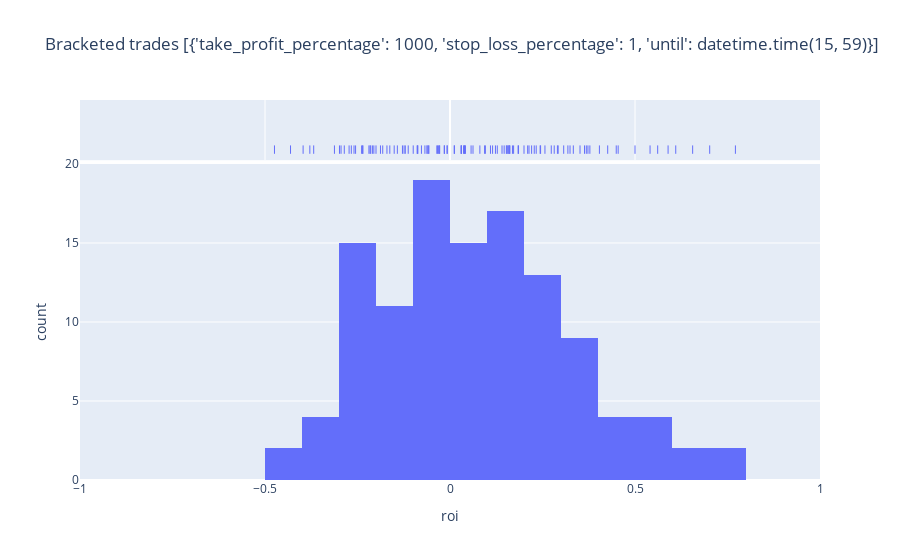
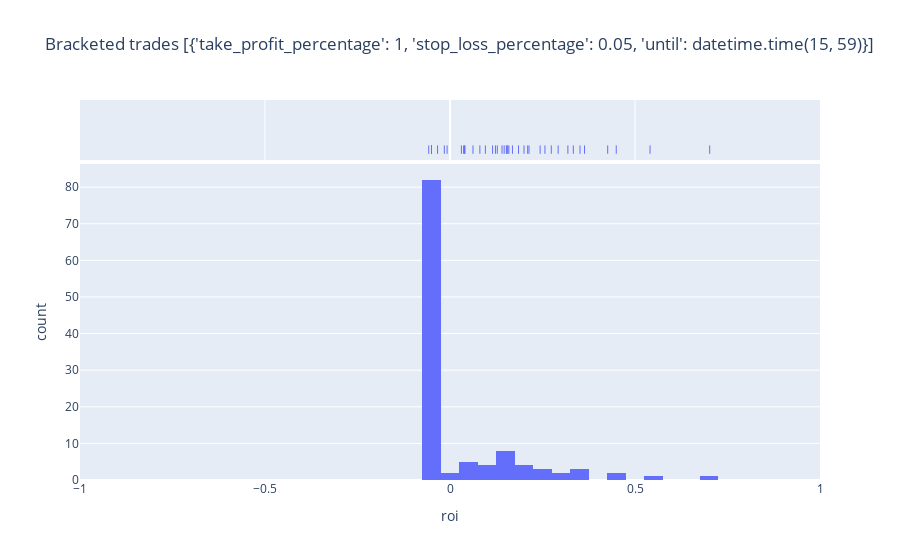
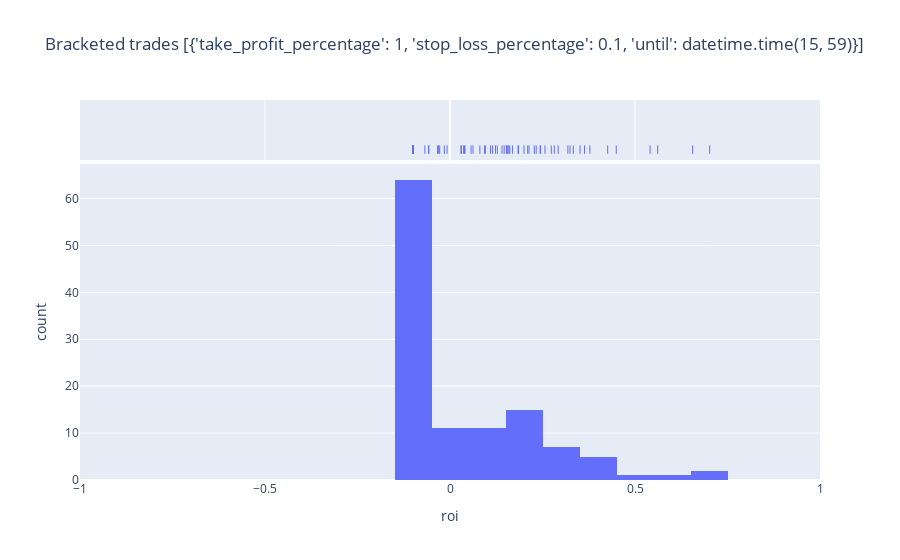
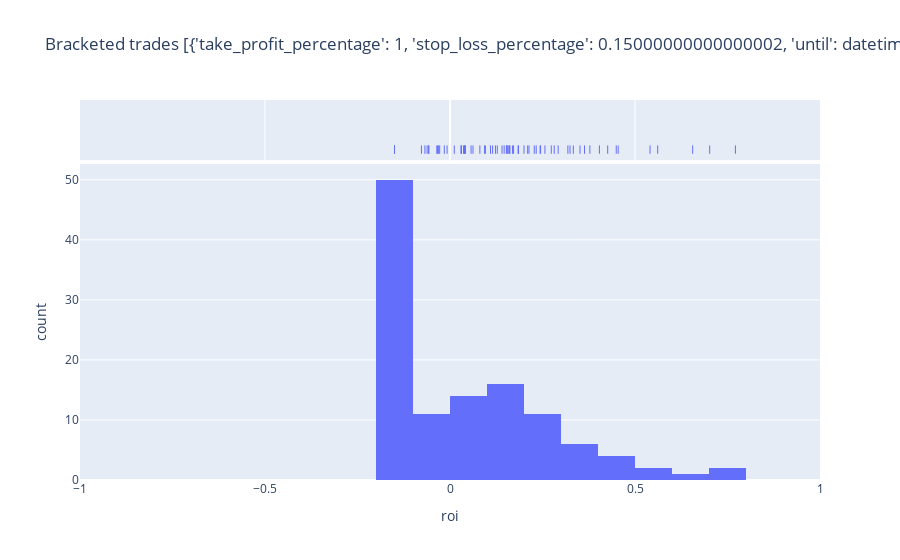

The notebook cell these images were saved under, in order:
### Code cell
import datetime
import typing
import collections
from src.backtest import brackets_historical

bracket_sets: list[list[brackets_historical.Bracket]] = [
    [{'take_profit_percentage': 1000, 'stop_loss_percentage': 1, 'until': datetime.time(15, 59)}],
]
# bracket_sets.extend(
#     typing.cast(list[brackets_historical.Bracket], [{'take_profit_percentage': 0.1 * i, 'stop_loss_percentage': 1, 'until': datetime.time(15, 59)}]) for i in range(1, 10)
# )
bracket_sets.extend(
    typing.cast(list[brackets_historical.Bracket], [{'take_profit_percentage': 1, 'stop_loss_percentage': 0.05 * i, 'until': datetime.time(15, 59)}]) for i in range(1, 10)
)


for bracket_set in bracket_sets:
    bracketed_trades = [brackets_historical.get_bracketed_trade(t, bracket_set) for t in trades]
    fig = px.histogram(
        pd.DataFrame(bracketed_trades),
        x='roi',
        title=f'Bracketed trades {bracket_set}',
        marginal='rug',
        range_x=[-1, 1],
    )
    fig.show()
    print("^^^", collections.Counter(t['is_win'] for t in bracketed_trades),
          sum(t['profit_loss'] for t in bracketed_trades))

### Figure 1 — Plotly figure (JSON) as saved in the notebook; plotly's stock layout.template omitted (floating-point values rounded to 4 significant figures)
{"data": [{"alignmentgroup": "True", "bingroup": "x", "hovertemplate": "roi=%{x}<br>count=%{y}<extra></extra>", "legendgroup": "", "marker": {"color": "#636efa", "pattern": {"shape": ""}}, "name": "", "offsetgroup": "", "orientation": "v", "showlegend": false, "type": "histogram", "x": [0.184, -0.0574, -0.2058, -0.2552, -0.2727, 0.2099, 0.5, -0.0874, -0.029, 0.0381, 0.1561, 0.0367, 0.5407, -0.0336, -0.3123, 0.2448, 0.3244, -0.0152, 0.2277, 0.5613, -0.0872, -0.2987, -0.1129, 0.0116, 0.7714, 0.2436, 0.1613, 0.1523, -0.1508, 0.0935, -0.2594, 0.3333, -0.2191, -0.2389, 0.0622, 0.6101, -0.1208, -0.0678, 0.0393, -0.0307, -0.1704, -0.2097, 0.2923, 0.233, 0.2817, 0.0118, -0.0619, -0.3788, -0.1879, 0.0404, 0.0417, 0.0308, -0.397, -0.431, 0.4038, -0.3684, -0.1818, 0.3684, -0.0575, -0.2857, 0.6558, -0.2667, 0.1688, 0.5894, -0.0079, 0.0302, 0.4493, -0.0356, -0.1423, 0.2903, 0.2, 0.4262, 0.1151, 0.4545, 0.1538, 0.3073, 0.1719, 0.3514, -0.0994, 0.0807, 0.1616, -0.2143, -0.0619, -0.2161, 0.1406, -0.0888, 0.1591, 0.057, 0.0304, 0.2566, 0.1592, 0.1094, 0.1464, 0.3728, 0.7019, -0.1241, -0.2945, -0.2, -0.1285, 0.2206, -0.0154, -0.4744, 0.378, 0.1278, 0.3186, 0.1228, 0.1852, -0.0772, -0.0279, 0.2135, -0.1627, -0.2361, -0.2355, 0.2737, 0.3636, 0.0956, -0.0074], "xaxis": "x", "yaxis": "y"}, {"alignmentgroup": "True", "boxpoints": "all", "fillcolor": "rgba(255,255,255,0)", "hoveron": "points", "hovertemplate": "roi=%{x}<extra></extra>", "jitter": 0, "legendgroup": "", "line": {"color": "rgba(255,255,255,0)"}, "marker": {"color": "#636efa", "symbol": "line-ns-open"}, "name": "", "offsetgroup": "", "showlegend": false, "type": "box", "x": [0.184, -0.0574, -0.2058, -0.2552, -0.2727, 0.2099, 0.5, -0.0874, -0.029, 0.0381, 0.1561, 0.0367, 0.5407, -0.0336, -0.3123, 0.2448, 0.3244, -0.0152, 0.2277, 0.5613, -0.0872, -0.2987, -0.1129, 0.0116, 0.7714, 0.2436, 0.1613, 0.1523, -0.1508, 0.0935, -0.2594, 0.3333, -0.2191, -0.2389, 0.0622, 0.6101, -0.1208, -0.0678, 0.0393, -0.0307, -0.1704, -0.2097, 0.2923, 0.233, 0.2817, 0.0118, -0.0619, -0.3788, -0.1879, 0.0404, 0.0417, 0.0308, -0.397, -0.431, 0.4038, -0.3684, -0.1818, 0.3684, -0.0575, -0.2857, 0.6558, -0.2667, 0.1688, 0.5894, -0.0079, 0.0302, 0.4493, -0.0356, -0.1423, 0.2903, 0.2, 0.4262, 0.1151, 0.4545, 0.1538, 0.3073, 0.1719, 0.3514, -0.0994, 0.0807, 0.1616, -0.2143, -0.0619, -0.2161, 0.1406, -0.0888, 0.1591, 0.057, 0.0304, 0.2566, 0.1592, 0.1094, 0.1464, 0.3728, 0.7019, -0.1241, -0.2945, -0.2, -0.1285, 0.2206, -0.0154, -0.4744, 0.378, 0.1278, 0.3186, 0.1228, 0.1852, -0.0772, -0.0279, 0.2135, -0.1627, -0.2361, -0.2355, 0.2737, 0.3636, 0.0956, -0.0074], "xaxis": "x2", "yaxis": "y2"}], "layout": {"barmode": "relative", "legend": {"tracegroupgap": 0}, "title": {"text": "Bracketed trades [{'take_profit_percentage': 1000, 'stop_loss_percentage': 1, 'until': datetime.time(15, 59)}]"}, "xaxis": {"anchor": "y", "domain": [0, 1], "range": [-1, 1], "title": {"text": "roi"}}, "xaxis2": {"anchor": "y2", "domain": [0, 1], "matches": "x", "showgrid": true, "showticklabels": false}, "yaxis": {"anchor": "x", "domain": [0, 0.8316], "title": {"text": "count"}}, "yaxis2": {"anchor": "x2", "domain": [0.8416, 1], "matches": "y2", "showgrid": false, "showline": false, "showticklabels": false, "ticks": ""}}}

### Figure 2 — Plotly figure (JSON) as saved in the notebook; plotly's stock layout.template omitted (floating-point values rounded to 4 significant figures)
{"data": [{"alignmentgroup": "True", "bingroup": "x", "hovertemplate": "roi=%{x}<br>count=%{y}<extra></extra>", "legendgroup": "", "marker": {"color": "#636efa", "pattern": {"shape": ""}}, "name": "", "offsetgroup": "", "orientation": "v", "showlegend": false, "type": "histogram", "x": [-0.05, -0.0574, -0.05, -0.05, -0.05, 0.2099, -0.05, -0.05, -0.05, -0.05, 0.1561, 0.0367, 0.5407, -0.0336, -0.05, -0.05, -0.05, -0.05, -0.05, -0.05, -0.05, -0.05, -0.05, -0.05, -0.05, 0.2436, -0.05, 0.1523, -0.05, -0.05, -0.05, 0.3333, -0.05, -0.05, 0.0622, -0.05, -0.05, -0.05, 0.0393, -0.05, -0.05, -0.05, 0.2923, -0.05, -0.05, -0.05, -0.05, -0.05, -0.05, 0.0404, -0.05, 0.0308, -0.05, -0.05, -0.05, -0.05, -0.05, -0.05, -0.05, -0.05, -0.05, -0.05, 0.1688, -0.05, -0.0079, -0.05, 0.4493, -0.05, -0.05, -0.05, 0.2, 0.4262, 0.1151, -0.05, 0.1538, -0.05, -0.05, 0.3514, -0.05, 0.0807, -0.05, -0.05, -0.05, -0.05, 0.1406, -0.05, 0.1591, -0.05, -0.05, 0.2566, -0.05, -0.05, 0.1464, -0.05, 0.7019, -0.05, -0.05, -0.05, -0.05, -0.05, -0.0154, -0.05, -0.05, 0.1278, 0.3186, 0.1228, 0.1852, -0.05, -0.05, 0.2135, -0.05, -0.05, -0.05, 0.2737, 0.3636, 0.0956, -0.05], "xaxis": "x", "yaxis": "y"}, {"alignmentgroup": "True", "boxpoints": "all", "fillcolor": "rgba(255,255,255,0)", "hoveron": "points", "hovertemplate": "roi=%{x}<extra></extra>", "jitter": 0, "legendgroup": "", "line": {"color": "rgba(255,255,255,0)"}, "marker": {"color": "#636efa", "symbol": "line-ns-open"}, "name": "", "offsetgroup": "", "showlegend": false, "type": "box", "x": [-0.05, -0.0574, -0.05, -0.05, -0.05, 0.2099, -0.05, -0.05, -0.05, -0.05, 0.1561, 0.0367, 0.5407, -0.0336, -0.05, -0.05, -0.05, -0.05, -0.05, -0.05, -0.05, -0.05, -0.05, -0.05, -0.05, 0.2436, -0.05, 0.1523, -0.05, -0.05, -0.05, 0.3333, -0.05, -0.05, 0.0622, -0.05, -0.05, -0.05, 0.0393, -0.05, -0.05, -0.05, 0.2923, -0.05, -0.05, -0.05, -0.05, -0.05, -0.05, 0.0404, -0.05, 0.0308, -0.05, -0.05, -0.05, -0.05, -0.05, -0.05, -0.05, -0.05, -0.05, -0.05, 0.1688, -0.05, -0.0079, -0.05, 0.4493, -0.05, -0.05, -0.05, 0.2, 0.4262, 0.1151, -0.05, 0.1538, -0.05, -0.05, 0.3514, -0.05, 0.0807, -0.05, -0.05, -0.05, -0.05, 0.1406, -0.05, 0.1591, -0.05, -0.05, 0.2566, -0.05, -0.05, 0.1464, -0.05, 0.7019, -0.05, -0.05, -0.05, -0.05, -0.05, -0.0154, -0.05, -0.05, 0.1278, 0.3186, 0.1228, 0.1852, -0.05, -0.05, 0.2135, -0.05, -0.05, -0.05, 0.2737, 0.3636, 0.0956, -0.05], "xaxis": "x2", "yaxis": "y2"}], "layout": {"barmode": "relative", "legend": {"tracegroupgap": 0}, "title": {"text": "Bracketed trades [{'take_profit_percentage': 1, 'stop_loss_percentage': 0.05, 'until': datetime.time(15, 59)}]"}, "xaxis": {"anchor": "y", "domain": [0, 1], "range": [-1, 1], "title": {"text": "roi"}}, "xaxis2": {"anchor": "y2", "domain": [0, 1], "matches": "x", "showgrid": true, "showticklabels": false}, "yaxis": {"anchor": "x", "domain": [0, 0.8316], "title": {"text": "count"}}, "yaxis2": {"anchor": "x2", "domain": [0.8416, 1], "matches": "y2", "showgrid": false, "showline": false, "showticklabels": false, "ticks": ""}}}

### Figure 3 — Plotly figure (JSON) as saved in the notebook; plotly's stock layout.template omitted (floating-point values rounded to 4 significant figures)
{"data": [{"alignmentgroup": "True", "bingroup": "x", "hovertemplate": "roi=%{x}<br>count=%{y}<extra></extra>", "legendgroup": "", "marker": {"color": "#636efa", "pattern": {"shape": ""}}, "name": "", "offsetgroup": "", "orientation": "v", "showlegend": false, "type": "histogram", "x": [0.184, -0.0574, -0.1, -0.1, -0.1, 0.2099, -0.1, -0.1, -0.1, -0.1, 0.1561, 0.0367, 0.5407, -0.0336, -0.1, 0.2448, 0.3244, -0.1, 0.2277, 0.5613, -0.1, -0.1, -0.1, -0.1, -0.1, 0.2436, -0.1, 0.1523, -0.1, 0.0935, -0.1, 0.3333, -0.1, -0.1, 0.0622, -0.1, -0.1, -0.0678, 0.0393, -0.0307, -0.1, -0.1, 0.2923, 0.233, 0.2817, -0.1, -0.1, -0.1, -0.1, 0.0404, -0.1, 0.0308, -0.1, -0.1, -0.1, -0.1, -0.1, -0.1, -0.0575, -0.1, 0.6558, -0.1, 0.1688, -0.1, -0.0079, 0.0302, 0.4493, -0.1, -0.1, -0.1, 0.2, 0.4262, 0.1151, -0.1, 0.1538, -0.1, -0.1, 0.3514, -0.1, 0.0807, 0.1616, -0.1, -0.1, -0.1, 0.1406, -0.1, 0.1591, 0.057, 0.0304, 0.2566, -0.1, 0.1094, 0.1464, -0.1, 0.7019, -0.1, -0.1, -0.1, -0.1, -0.1, -0.0154, -0.1, 0.378, 0.1278, 0.3186, 0.1228, 0.1852, -0.1, -0.0279, 0.2135, -0.1, -0.1, -0.1, 0.2737, 0.3636, 0.0956, -0.1], "xaxis": "x", "yaxis": "y"}, {"alignmentgroup": "True", "boxpoints": "all", "fillcolor": "rgba(255,255,255,0)", "hoveron": "points", "hovertemplate": "roi=%{x}<extra></extra>", "jitter": 0, "legendgroup": "", "line": {"color": "rgba(255,255,255,0)"}, "marker": {"color": "#636efa", "symbol": "line-ns-open"}, "name": "", "offsetgroup": "", "showlegend": false, "type": "box", "x": [0.184, -0.0574, -0.1, -0.1, -0.1, 0.2099, -0.1, -0.1, -0.1, -0.1, 0.1561, 0.0367, 0.5407, -0.0336, -0.1, 0.2448, 0.3244, -0.1, 0.2277, 0.5613, -0.1, -0.1, -0.1, -0.1, -0.1, 0.2436, -0.1, 0.1523, -0.1, 0.0935, -0.1, 0.3333, -0.1, -0.1, 0.0622, -0.1, -0.1, -0.0678, 0.0393, -0.0307, -0.1, -0.1, 0.2923, 0.233, 0.2817, -0.1, -0.1, -0.1, -0.1, 0.0404, -0.1, 0.0308, -0.1, -0.1, -0.1, -0.1, -0.1, -0.1, -0.0575, -0.1, 0.6558, -0.1, 0.1688, -0.1, -0.0079, 0.0302, 0.4493, -0.1, -0.1, -0.1, 0.2, 0.4262, 0.1151, -0.1, 0.1538, -0.1, -0.1, 0.3514, -0.1, 0.0807, 0.1616, -0.1, -0.1, -0.1, 0.1406, -0.1, 0.1591, 0.057, 0.0304, 0.2566, -0.1, 0.1094, 0.1464, -0.1, 0.7019, -0.1, -0.1, -0.1, -0.1, -0.1, -0.0154, -0.1, 0.378, 0.1278, 0.3186, 0.1228, 0.1852, -0.1, -0.0279, 0.2135, -0.1, -0.1, -0.1, 0.2737, 0.3636, 0.0956, -0.1], "xaxis": "x2", "yaxis": "y2"}], "layout": {"barmode": "relative", "legend": {"tracegroupgap": 0}, "title": {"text": "Bracketed trades [{'take_profit_percentage': 1, 'stop_loss_percentage': 0.1, 'until': datetime.time(15, 59)}]"}, "xaxis": {"anchor": "y", "domain": [0, 1], "range": [-1, 1], "title": {"text": "roi"}}, "xaxis2": {"anchor": "y2", "domain": [0, 1], "matches": "x", "showgrid": true, "showticklabels": false}, "yaxis": {"anchor": "x", "domain": [0, 0.8316], "title": {"text": "count"}}, "yaxis2": {"anchor": "x2", "domain": [0.8416, 1], "matches": "y2", "showgrid": false, "showline": false, "showticklabels": false, "ticks": ""}}}

### Figure 4 — Plotly figure (JSON) as saved in the notebook; plotly's stock layout.template omitted (floating-point values rounded to 4 significant figures)
{"data": [{"alignmentgroup": "True", "bingroup": "x", "hovertemplate": "roi=%{x}<br>count=%{y}<extra></extra>", "legendgroup": "", "marker": {"color": "#636efa", "pattern": {"shape": ""}}, "name": "", "offsetgroup": "", "orientation": "v", "showlegend": false, "type": "histogram", "x": [0.184, -0.0574, -0.15, -0.15, -0.15, 0.2099, -0.15, -0.15, -0.15, 0.0381, 0.1561, 0.0367, 0.5407, -0.0336, -0.15, 0.2448, 0.3244, -0.15, 0.2277, 0.5613, -0.15, -0.15, -0.15, 0.0116, 0.7714, 0.2436, 0.1613, 0.1523, -0.15, 0.0935, -0.15, 0.3333, -0.15, -0.15, 0.0622, -0.15, -0.15, -0.0678, 0.0393, -0.0307, -0.15, -0.15, 0.2923, 0.233, 0.2817, -0.15, -0.0619, -0.15, -0.15, 0.0404, 0.0417, 0.0308, -0.15, -0.15, 0.4038, -0.15, -0.15, -0.15, -0.0575, -0.15, 0.6558, -0.15, 0.1688, -0.15, -0.0079, 0.0302, 0.4493, -0.0356, -0.15, -0.15, 0.2, 0.4262, 0.1151, 0.4545, 0.1538, -0.15, 0.1719, 0.3514, -0.15, 0.0807, 0.1616, -0.15, -0.15, -0.15, 0.1406, -0.15, 0.1591, 0.057, 0.0304, 0.2566, -0.15, 0.1094, 0.1464, -0.15, 0.7019, -0.15, -0.15, -0.15, -0.15, -0.15, -0.0154, -0.15, 0.378, 0.1278, 0.3186, 0.1228, 0.1852, -0.0772, -0.0279, 0.2135, -0.15, -0.15, -0.15, 0.2737, 0.3636, 0.0956, -0.15], "xaxis": "x", "yaxis": "y"}, {"alignmentgroup": "True", "boxpoints": "all", "fillcolor": "rgba(255,255,255,0)", "hoveron": "points", "hovertemplate": "roi=%{x}<extra></extra>", "jitter": 0, "legendgroup": "", "line": {"color": "rgba(255,255,255,0)"}, "marker": {"color": "#636efa", "symbol": "line-ns-open"}, "name": "", "offsetgroup": "", "showlegend": false, "type": "box", "x": [0.184, -0.0574, -0.15, -0.15, -0.15, 0.2099, -0.15, -0.15, -0.15, 0.0381, 0.1561, 0.0367, 0.5407, -0.0336, -0.15, 0.2448, 0.3244, -0.15, 0.2277, 0.5613, -0.15, -0.15, -0.15, 0.0116, 0.7714, 0.2436, 0.1613, 0.1523, -0.15, 0.0935, -0.15, 0.3333, -0.15, -0.15, 0.0622, -0.15, -0.15, -0.0678, 0.0393, -0.0307, -0.15, -0.15, 0.2923, 0.233, 0.2817, -0.15, -0.0619, -0.15, -0.15, 0.0404, 0.0417, 0.0308, -0.15, -0.15, 0.4038, -0.15, -0.15, -0.15, -0.0575, -0.15, 0.6558, -0.15, 0.1688, -0.15, -0.0079, 0.0302, 0.4493, -0.0356, -0.15, -0.15, 0.2, 0.4262, 0.1151, 0.4545, 0.1538, -0.15, 0.1719, 0.3514, -0.15, 0.0807, 0.1616, -0.15, -0.15, -0.15, 0.1406, -0.15, 0.1591, 0.057, 0.0304, 0.2566, -0.15, 0.1094, 0.1464, -0.15, 0.7019, -0.15, -0.15, -0.15, -0.15, -0.15, -0.0154, -0.15, 0.378, 0.1278, 0.3186, 0.1228, 0.1852, -0.0772, -0.0279, 0.2135, -0.15, -0.15, -0.15, 0.2737, 0.3636, 0.0956, -0.15], "xaxis": "x2", "yaxis": "y2"}], "layout": {"barmode": "relative", "legend": {"tracegroupgap": 0}, "title": {"text": "Bracketed trades [{'take_profit_percentage': 1, 'stop_loss_percentage': 0.15000000000000002, 'until': datetime.time(15, 59)}]"}, "xaxis": {"anchor": "y", "domain": [0, 1], "range": [-1, 1], "title": {"text": "roi"}}, "xaxis2": {"anchor": "y2", "domain": [0, 1], "matches": "x", "showgrid": true, "showticklabels": false}, "yaxis": {"anchor": "x", "domain": [0, 0.8316], "title": {"text": "count"}}, "yaxis2": {"anchor": "x2", "domain": [0.8416, 1], "matches": "y2", "showgrid": false, "showline": false, "showticklabels": false, "ticks": ""}}}
